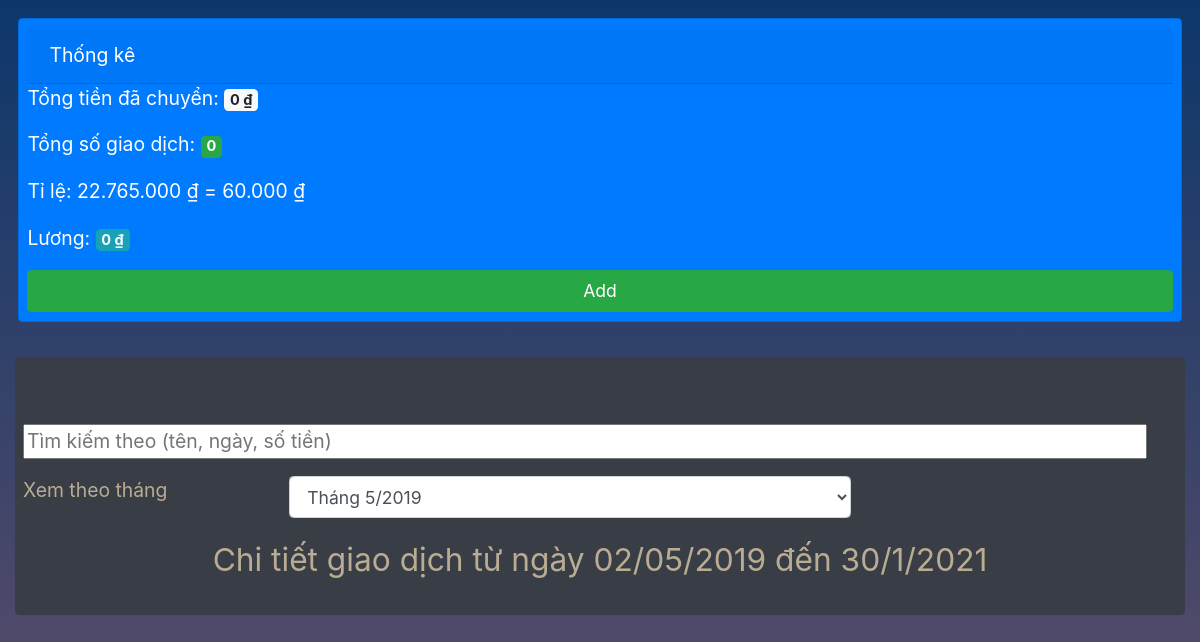
The app's page /, older data.
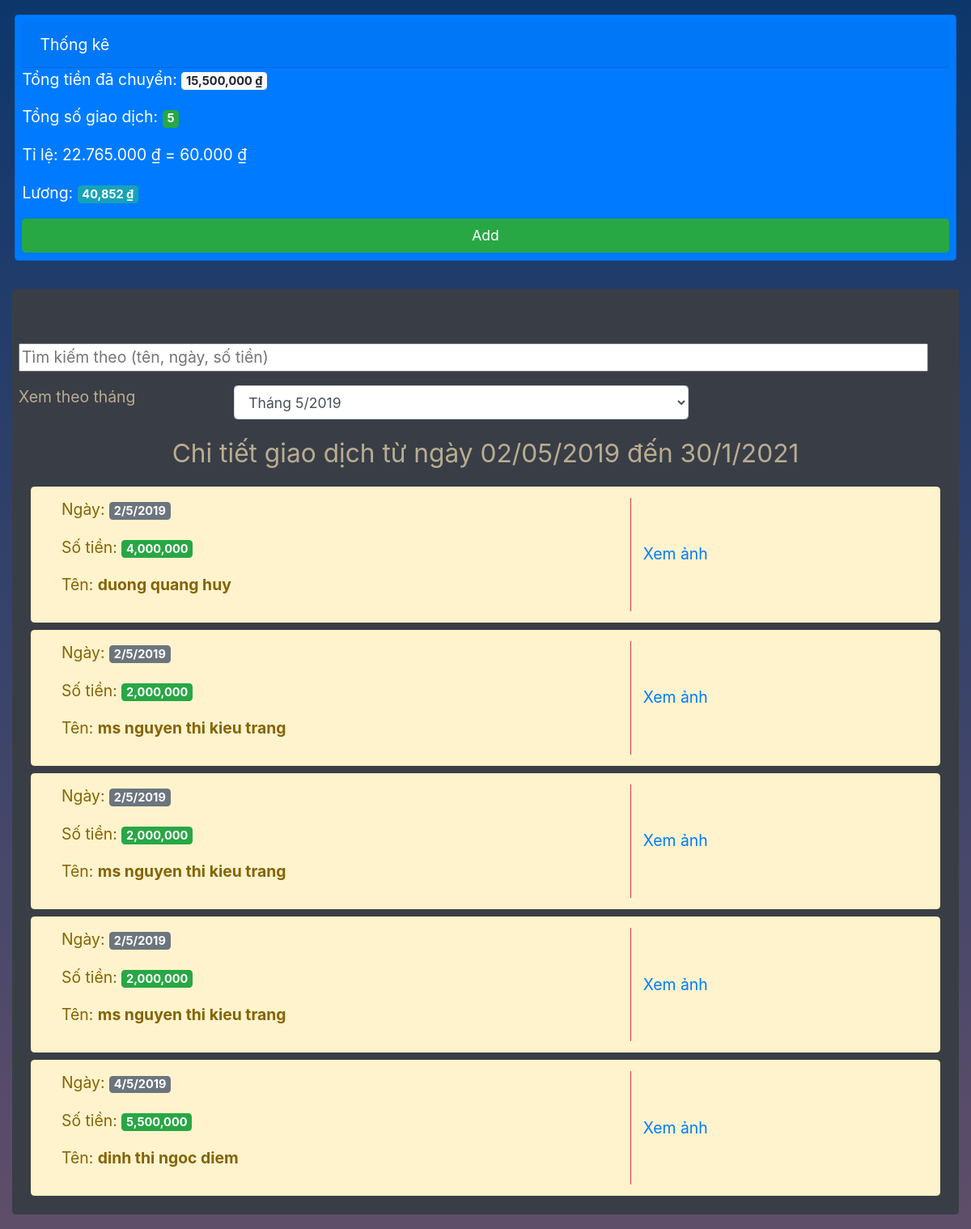
The same page, newer data.
### main/models.py (models this page shows, shortened)
class Bill(models.Model):
    id = models.AutoField(primary_key=True)
    name = models.CharField(max_length=200)
    money = models.IntegerField()
    date = models.CharField(max_length=200)
    url_image = models.CharField(max_length=1000)
    image = models.FileField()

### main/views.py (the view)
# urls.py: 2. Add a URL to urlpatterns:  path('', views.home, name='home')
def home(request):
    listBill = list(Bill.objects.all())
    sorted(listBill, key=lambda d: d.id,reverse=True)
    t = int(sum(int(m.money) for m in listBill))
    s = int((t*60000)//22765000)
    total = t
    salary = s
    return render(request,'app/body.html',{
        'bills':listBill,
        'total':total,
        'salary':salary
    })

### main/templatetags/functions.py (called while the page is built)
def parseMoney(value):
    moneyS = str(value)
    res = ""
    cnt = 0
    for i in reversed(range(len(moneyS))):
        res+=moneyS[i]
        cnt+=1
        if cnt == 3 and i!=0:
            res+=","
            cnt = 0
    return res[::-1]

### main/templates/app/body.html (shortened to what this page needs)
{% extends 'app/header.html' %}
{% load static %}
{% load functions %}
{% block content %}
<div class="container-fluid" id="main_body">
    <div class="row justify-content-center p-3">
        <div class="w-100 card text-white bg-primary mb-3 p-2 rounded-lg">
            <div class="card-header w-100 " style="align-self:center;">Thống kê</div>
            <div class="body d-flex flex-column">
                <p class="card-text">Tổng tiền đã chuyển: <span class="badge badge-light">{{total|parseMoney}} &#8363;</span></p>
                <p class="card-text">Tổng số giao dịch: <span class="badge badge-success">{{bills|length}}</span></p>
                <p>Tỉ lệ: 22.765.000 &#8363; = 60.000 &#8363;</p>
                <p class="card-text">Lương: <span class="badge badge-info">{{salary|parseMoney}} &#8363;</span></p>
                <a href="{% url 'main:add' %}" class="btn btn-success">Add</a>
            </div>
        </div>
    </div>
    <div class="container-fluid alert mb-3" style="background-color:#393e46;color:#b9ac92;" role="alert">
        <div class="row w-100 justify-content-center pt-5">
            <div class="row search-container w-100 p-0">
                <form class="w-100" action="#" method="get">
                    <input class="w-100" id="search-input" type="text" placeholder="Tìm kiếm theo (tên, ngày, số tiền)" name="key">
                </form>
                <div class="row w-100 mt-3">
                    <div class="col-3">Xem theo tháng</div>
                    <select id="option" class="col-6 form-control mb-3">
                        <option value="5/2019">Tháng 5/2019</option>
                    </select>
                </div>
            </div>
        </div>
        <div class="container-fluid p-0 m-0" id="list_bill">
            <div class="row justify-content-center">
                <p style="font-size:1.8rem;">Chi tiết giao dịch từ ngày 02/05/2019 đến 30/1/2021</p>
            </div>
            {% for bill in bills %}
                <div class="row alert alert-warning w-100 m-0 mb-2 dt_bill" role="alert">
                    <div class="col-8 border-right border-danger">
                        <p>Ngày: <span class="badge badge-secondary">{{bill.date}}</span></p>
                        <p>Số tiền: <span class="badge badge-success">{{bill.money|parseMoney}}</span></p>
                        <p>Tên: <span style="font-weight:bold;">{{bill.name}}</span></p>
                    </div>
                    <div class="col-4 align-content-center">
                        <a href="#"  onclick="listenClickModel('myModal','myImg','img01','{{bill.url_image}}')">Xem ảnh</a>
                    </div>
                </div>
            {% endfor %}
        </div>
    </div>
    </div>
{% endblock content %}

### main/templates/app/header.html (shortened to what this page needs)
{% load static %}
<!DOCTYPE html>
<html>
    <head>
        <link rel="stylesheet" href="https://maxcdn.bootstrapcdn.com/bootstrap/4.0.0/css/bootstrap.min.css">
        <link rel="stylesheet" href="{% static 'app/style/style.css' %}">
        <link rel="stylesheet" href="https://cdnjs.cloudflare.com/ajax/libs/font-awesome/4.7.0/css/font-awesome.min.css">
    </head>
    <body class="container-fluid p-0 color_main">
    {% block content %}
    {% endblock content %}
    </body>
</html>

### main/static/app/style/style.css (style rules this page uses)
.color_main { background: linear-gradient(#0d376b, #5f4e69); background-repeat: no-repeat; width: 100%; height: 100%; }
@media screen and (min-width: 601px) { body, html { font-size: 1.1rem; } }
body { background-color: #ff9800; color: #fff; margin: 0; }

Row changes from the older to the newer data that the page shows:
added Bill: date "2/5/2019", money|parseMoney "4,000,000", name "duong quang huy"
added Bill: date "2/5/2019", money|parseMoney "2,000,000", name "ms nguyen thi kieu trang"
added Bill: date "2/5/2019", money|parseMoney "2,000,000", name "ms nguyen thi kieu trang"
added Bill: date "2/5/2019", money|parseMoney "2,000,000", name "ms nguyen thi kieu trang"
added Bill: date "4/5/2019", money|parseMoney "5,500,000", name "dinh thi ngoc diem"
Text that changed along with them:
{{ total|parseMoney }}: "0" → "15,500,000"
{{ bills|length }}: "0" → "5"
{{ salary|parseMoney }}: "0" → "40,852"
